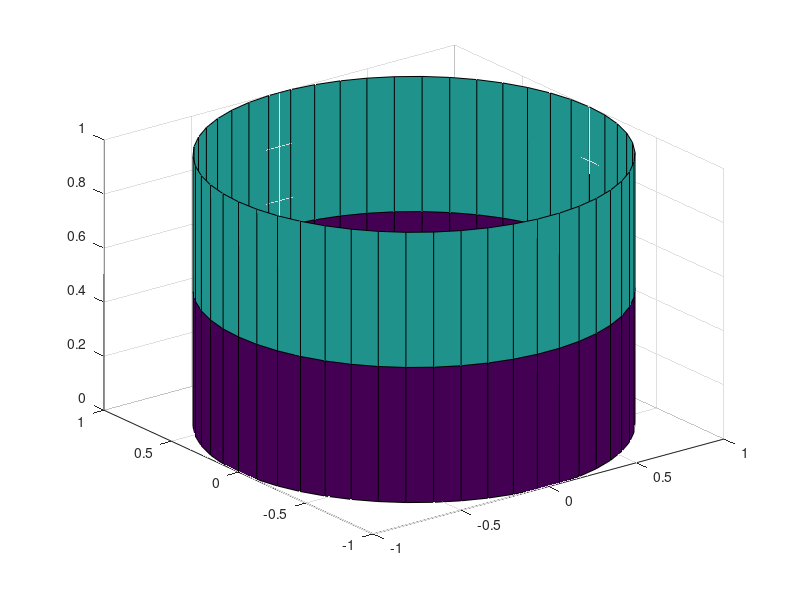

MATLAB code to generate this figure:
% v = [[0;0;0],[0;1;0],[1;1;0],[1;0;0]];
% mesh = meshgrid(linspace(0,1),linspace(0,1));
% figure(1);clf;
% pts = [];
% for i = linspace(0,1,50)
%     for j = linspace(0,1,50)
%         m = midpoint(v(:,1),v(:,2),v(:,4), i,j);
%         pts = [pts,m];
%         patch(v(1,:),v(2,:),v(3,:),'g'); hold on;
%        % plot3(m(1),m(2),m(3),'*');
%        % hold on;
%     end
% end
%     
% n = cross(v(:,2)-v(:,1),v(:,4)-v(:,1));
% n = n/norm(n);
% center = 0.5*(v(:,2)-v(:,1)+v(:,4)-v(:,1));
% %quiver3(pts(1,:),pts(2,:),pts(3,:),...
% %    n(1)*ones(1,size(pts,2)),n(2)*ones(1,size(pts,2)),n(3)*ones(1,size(pts,2)));
% 
% pt = [0.5;0.3;0.1];
% 
% [d, i] = min(colnorm(pts-pt*ones(1,size(pts,2)),1));
% plot3(pt(1),pt(2),pt(3),'x');
% plot3(pts(1,i),pts(2,i),pts(3,i),'o');
% perp = dot(pt,pts(:,i))/(norm(pt)*norm(pts(:,i)));

[X,Y,Z] = cylinder([1 1 1],50);
[nx,ny,nz] = surfnorm(X,Y,Z);
figure(2);
surf(X,Y,Z);
%hold on;
%quiver3(X,Y,Z,nx,ny,nz);